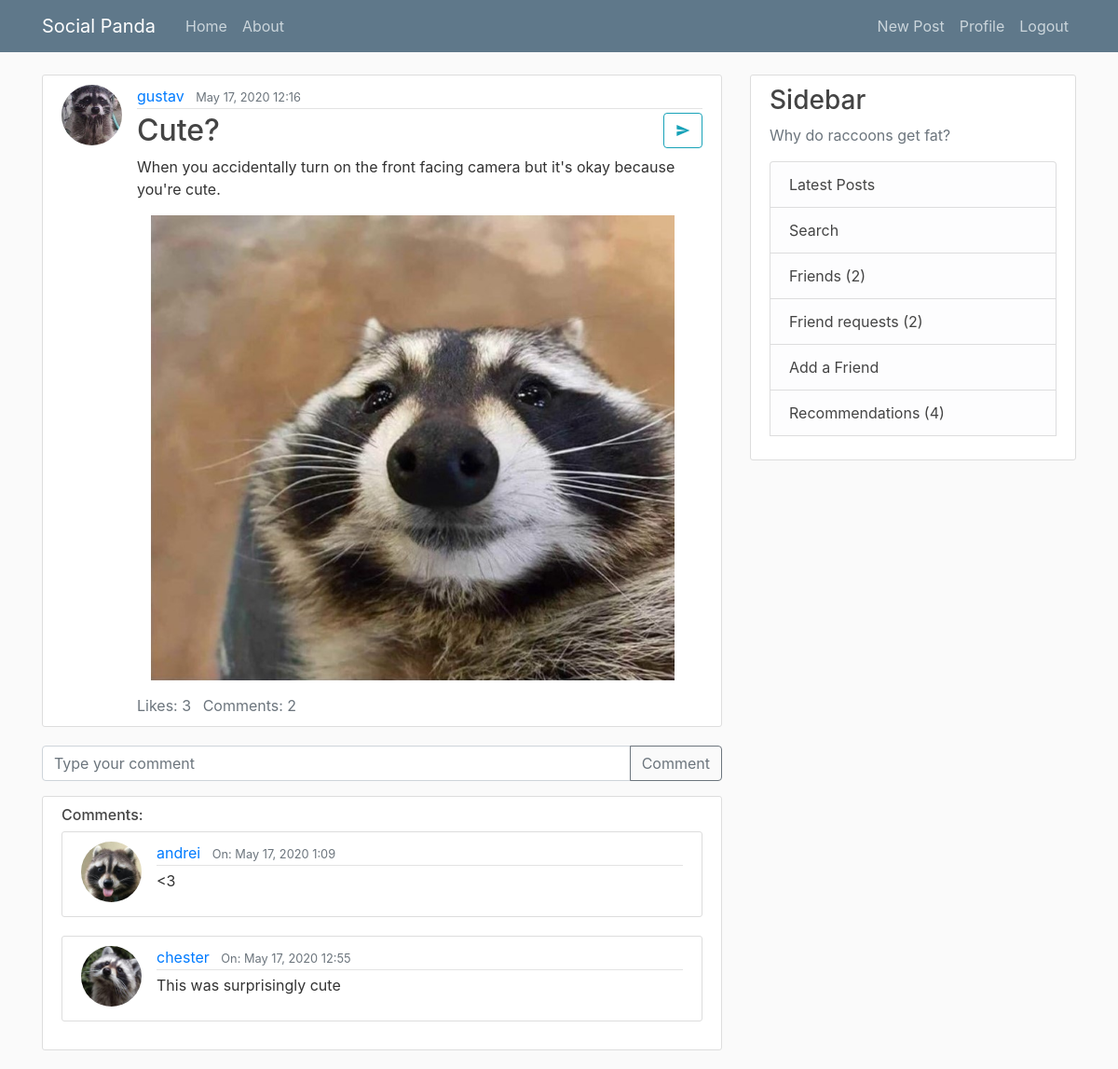
Before: /post/14/ (signed in) with the older database file.
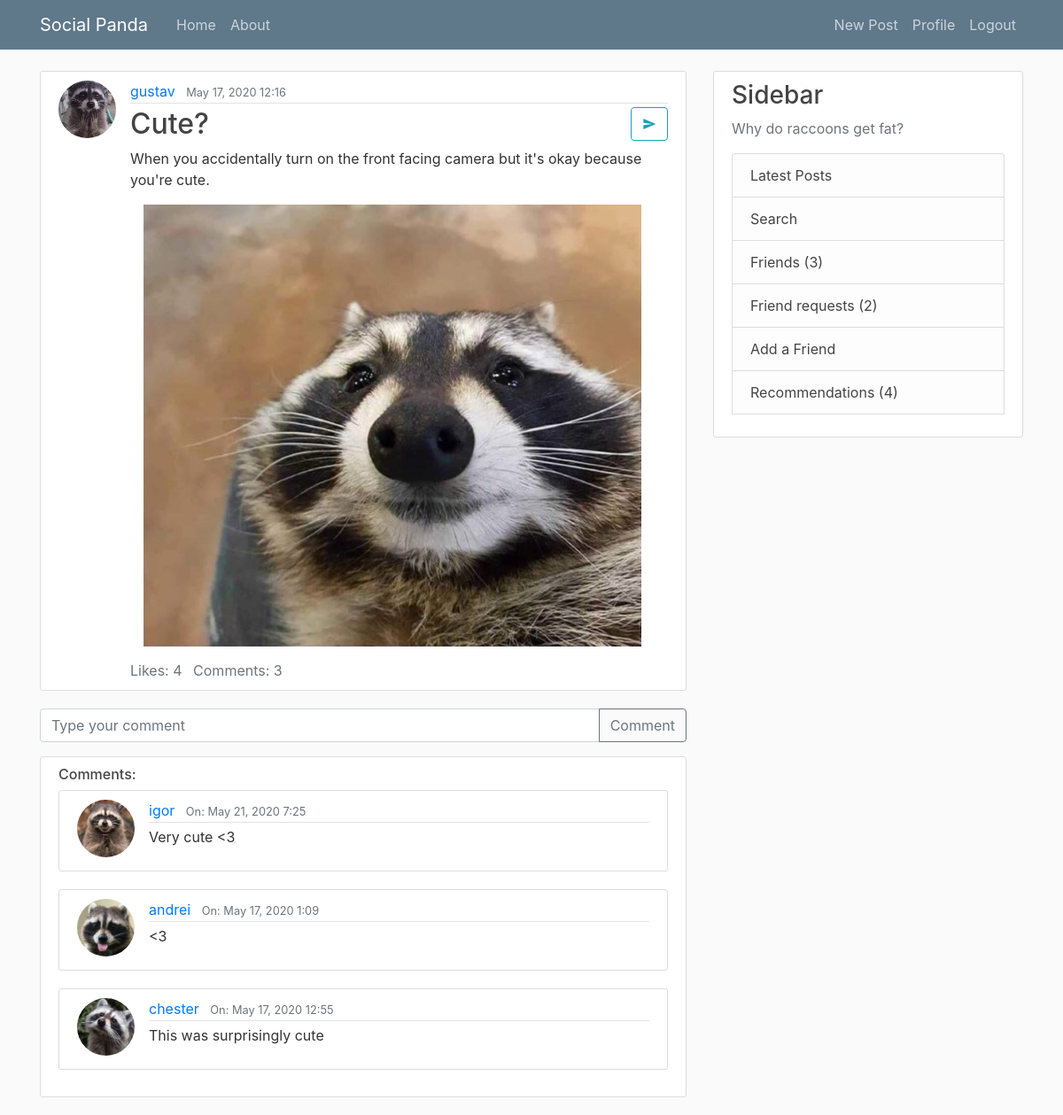
After: the same page with the newer database file.
### blog/models.py (models this page shows, shortened)
class Post(models.Model):
    title = models.CharField(max_length=100)
    content = models.TextField(blank=True, null=True)  # unrestriced text
    date_posted = models.DateTimeField(default=timezone.now)
    author = models.ForeignKey(User, on_delete=models.CASCADE)
    image = models.ImageField(blank=True, null=True, upload_to="post_pics")

class Comment(models.Model):
    user = models.ForeignKey(User, on_delete=models.CASCADE)
    post = models.ForeignKey(Post, on_delete=models.CASCADE, related_name='comment')
    date_of_comment = models.DateTimeField(default=timezone.now)
    text = models.TextField()

### users/models.py (models this page shows, shortened)
class Profile(models.Model):
    user = models.OneToOneField(User, on_delete=models.CASCADE)
    image = models.ImageField(default="default.jpg", upload_to="profile_pics")

### blog/views.py (the view)
# urls.py: path("post/<int:pk>/", PostDetailView.as_view(), name="post-detail"),
class PostDetailView(DetailView):
    model = Post
    def get_context_data(self, **kwargs):
        comments = Comment.objects.filter(post_id=self.object.id).order_by(
            "-date_of_comment"
        )
        likes_count = Like.objects.filter(post_id=self.object.id).count()
        kwargs.update({"comments": comments,
                       "likes_count": likes_count,
                       "comments_count": len(comments)
                       })
        return super().get_context_data(object_list=None, **kwargs)

### blog/context_processors.py (called while the page is built)
def friend_requests(request):
    user = request.user
    friend_request_count = FriendRequest.objects.filter(receiver_id=user.id).count()
    friend_count = Friend.objects.filter(current_user_id=user.id).count()
    shared_posts_count = SharedPost.objects.filter(post_receiver_id=user.id).count()
    return {
        "friend_request_count": friend_request_count,
        "friends_count": friend_count,
        "shared_posts_count": shared_posts_count,
    }

### blog/templates/blog/post_detail.html (shortened to what this page needs)
{% extends 'blog/base.html'%}
{% block content %}
<article class="media content-section">
    <img class="rounded-circle article-img" src="{{ object.author.profile.image.url }}">
    <div class="media-body">
        <div class="article-metadata">
            <a class="mr-2" href="{% url 'user-posts' object.author.username %}">{{ object.author }}</a>
            <small class="text-muted">{{ object.date_posted|date:"F d, Y f" }}</small>
        </div>
        {% if object.author != user %}
        <a class="btn btn-outline-info material-icons" href="{% url 'post-share' object.id %}"
           style="float:right">send</a>
        {% endif %}
        <h2 class="article-title">{{ object.title }}</h2>
        <p class="article-content">{{ object.content }}</p>
        {% if post.image %}
        <img class="post-img" src="{{ post.image.url }}">
        {% endif %}
        <a class="text-muted">Likes: {{ likes_count }}</a>
        <a class="text-muted pl-2">Comments: {{ comments_count }}</a>
    </div>
</article>
{% if user.is_authenticated %}
<form action="{% url 'added-comment' %}" method="post">
    <div class="input-group mb-3">
        <input aria-describedby="basic-addon2" aria-label="Type your comment" class="form-control" id="input_id"
               name="text" placeholder="Type your comment" type="text">
        <div class="input-group-append">
            <button class="btn btn-outline-secondary" id="search_button_id" type="submit">Comment</button>
        </div>
    </div>
</form>
<article class="media content-section">
    <div class="media-body">
        {% if comments %}
        <h6 class="article-title">Comments:</h6>
        {% for comment in comments %}
        <article class="media content-section">
            <img class="rounded-circle article-img" src="{{ comment.user.profile.image.url }}">
            <div class="media-body">
                <div class="article-metadata">
                    <a class="mr-2" href="{% url 'user-posts' comment.user.username %}">{{ comment.user.username }}</a>
                    <small class="text-muted"> On: {{ comment.date_of_comment|date:"F d, Y f" }}</small>
                </div>
                <p class="article-content">{{ comment.text }}</p>
            </div>
        </article>
        {% endfor %}
        {% else %}
        <h6>No comments</h6>
        {% endif %}
    </div>
</article>
{% endif %}
{% endblock content %}

### blog/templates/blog/base.html (shortened to what this page needs)
{% load static %}
<!DOCTYPE html>
<html>
<head>
    <link rel="stylesheet" href="https://maxcdn.bootstrapcdn.com/bootstrap/4.0.0/css/bootstrap.min.css">
    <link  rel="stylesheet" type="text/css" href="{% static 'blog/main.css'%}">
</head>
<body>
    <header class="site-header">
      <nav class="navbar navbar-expand-md navbar-dark bg-steel fixed-top">
        <div class="container">
          <a class="navbar-brand mr-4" href="{% url 'blog-home' %}">Social Panda</a>
          <div class="collapse navbar-collapse" id="navbarToggle">
            <div class="navbar-nav mr-auto">
              <a class="nav-item nav-link" href="{% url 'blog-home' %}">Home</a>
              <a class="nav-item nav-link" href="{% url 'blog-about' %}">About</a>
            </div>
            <div class="navbar-nav">
              {% if user.is_authenticated %}
                <a class="nav-item nav-link" href="{% url 'post-create' %}">New Post</a>
                <a class="nav-item nav-link" href="{% url 'profile' %}">Profile</a>
                <a class="nav-item nav-link" href="{% url 'logout' %}">Logout</a>
              {% else %}
                <a class="nav-item nav-link" href="{% url 'login' %}">Login</a>
                <a class="nav-item nav-link" href="{% url 'register' %}">Register</a>
              {% endif %}
            </div>
          </div>
        </div>
      </nav>
    </header>
    <main role="main" class="container">
      <div class="row">
        <div class="col-md-8">
            {% block content %}{% endblock %}
        </div>
        <div class="col-md-4">
            <div class="content-section">
                <h3>Sidebar</h3>
                <p class='text-muted'> Why do raccoons get fat?</p>
                <ul class="list-group">
                    <li class="list-group-item list-group-item-light"><a class="article-title"
                                                                         href="{% url 'blog-home' %}">Latest Posts</a>
                    </li>
                    <li class="list-group-item list-group-item-light"><a class="article-title"
                                                                         href="{% url 'search' %}">Search</a>
                    </li>
                    {% if friends_count == 0 %}
                    <li class="list-group-item list-group-item-light"><a class="article-title"
                                                                         href="{% url 'friends' %}">Friends</a></li>
                    {% else %}
                    <li class="list-group-item list-group-item-light">
                        <a class="article-title" href="{% url 'friends' %}">Friends ({{ friends_count }})</a></li>
                    {% endif %}
                    {% if friend_request_count == 0 %}
                    <li class="list-group-item list-group-item-light"><a class="article-title"
                                                                         href="{% url 'friend-request' %}">Friend
                        requests</a></li>
                    {% else %}
                    <li class="list-group-item list-group-item-light"><a class="article-title"
                                                                         href="{% url 'friend-request' %}">Friend
                        requests ({{ friend_request_count }})</a></li>
                    {% endif %}
                    <li class="list-group-item list-group-item-light"><a class="article-title"
                                                                         href="{% url 'add-friend' %}">Add a Friend</li>
                    {% if shared_posts_count == 0 %}
                    <li class="list-group-item list-group-item-light"><a class="article-title"
                                                                         href="{% url 'shared-posts' %}">Recommendations
                    </li>
                    {% else %}
                    <li class="list-group-item list-group-item-light"><a class="article-title"
                                                                         href="{% url 'shared-posts' %}">
                        Recommendations ({{ shared_posts_count }})</li>
                    {% endif %}
                </ul>
          </div>
        </div>
      </div>
    </main>
</body>
</html>

### blog/static/blog/main.css (style rules this page uses)
body { background: #fafafa; color: #333333; margin-top: 5rem; }
h1, h2, h3, h4, h5, h6 { color: #444444; }
ul { margin: 0; }
.bg-steel { background-color-new: #004d13; background-color: #5f788a; }
.site-header .navbar-nav .nav-link { color: #cbd5db; }
.content-section { background: #ffffff; padding: 10px 20px; border: 1px solid #dddddd; border-radius: 3px; margin-bottom: 20px; }
.article-title { color: #444444; }
.article-content { white-space: pre-line; }
.article-img { height: 65px; width: 65px; margin-right: 16px; }
.post-img { padding-bottom: 15px; padding-right: 15px; display: block; margin-left: auto; margin-right: auto; width: 95%; }
.article-metadata { padding-bottom: 1px; margin-bottom: 4px; border-bottom: 1px solid #e3e3e3 }

Changed rows visible on the page:
added Comment: user.profile.image (placeholder picture), user.username "igor", date_of_comment "May 21, 2020 7:25", text "Very cute <3"
Other visible differences:
{{ likes_count }}: "3" → "4"
{{ comments_count }}: "2" → "3"
{{ friends_count }}: "2" → "3"
